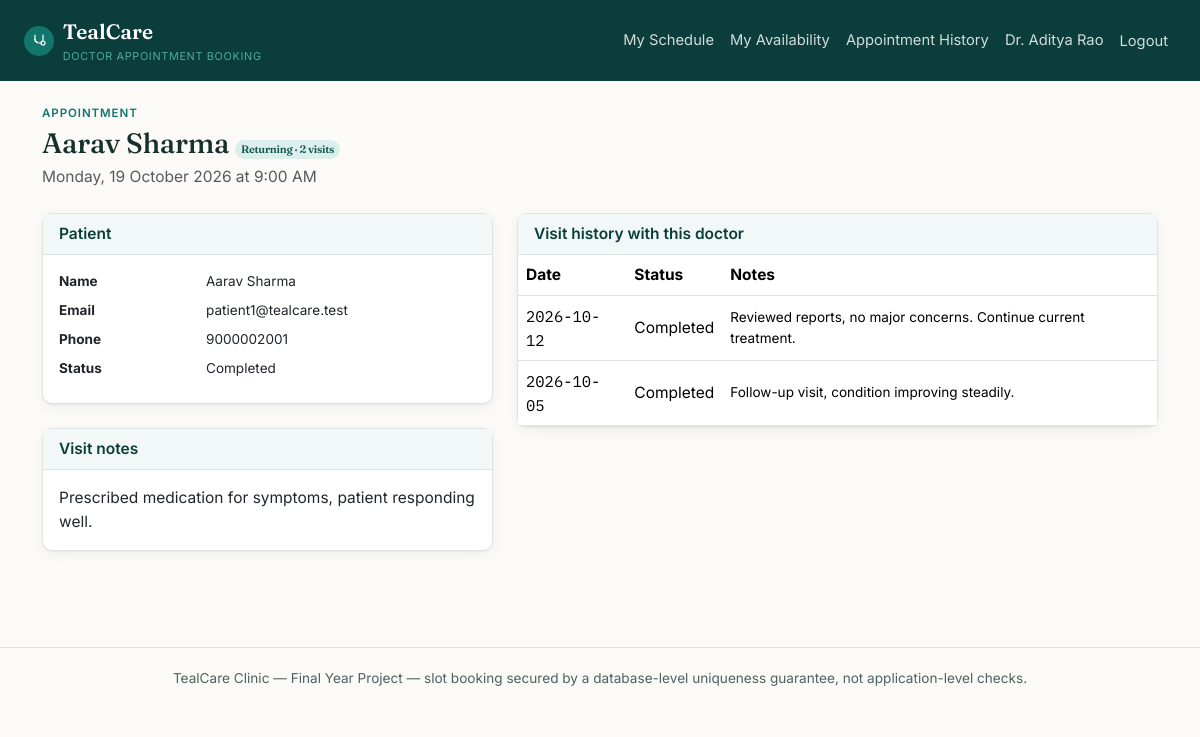
The page /doctor/appointments/3 (signed in) on the database its author committed.
### tables this page shows
CREATE TABLE users (
    id INT AUTO_INCREMENT PRIMARY KEY,
    role ENUM('admin','doctor','patient') NOT NULL,
    name VARCHAR(150) NOT NULL,
    email VARCHAR(190) NOT NULL UNIQUE,
    password_hash VARCHAR(255) NOT NULL,
    phone VARCHAR(20) NULL,
     
    staff_code VARCHAR(20) NULL UNIQUE,
     
     
    status ENUM('active','suspended') NOT NULL DEFAULT 'active',
    reset_token VARCHAR(64) NULL,
    reset_token_expires_at DATETIME NULL,
    created_at TIMESTAMP NOT NULL DEFAULT CURRENT_TIMESTAMP
);

CREATE TABLE appointments (
    id INT AUTO_INCREMENT PRIMARY KEY,
    patient_id INT NOT NULL,
    doctor_id INT NOT NULL,
     
     
    reservation_id INT NULL,
    appointment_date DATE NOT NULL,
    start_time TIME NOT NULL,
    end_time TIME NOT NULL,
    status ENUM('booked','completed','cancelled','no_show') NOT NULL DEFAULT 'booked',
    notes TEXT NULL,
    cancelled_by VARCHAR(20) NULL,
     
     
    is_stress_test TINYINT(1) NOT NULL DEFAULT 0,
    created_at TIMESTAMP NOT NULL DEFAULT CURRENT_TIMESTAMP,
    updated_at TIMESTAMP NOT NULL DEFAULT CURRENT_TIMESTAMP ON UPDATE CURRENT_TIMESTAMP,
    FOREIGN KEY (patient_id) REFERENCES users(id),
    FOREIGN KEY (doctor_id) REFERENCES doctors(id),
    FOREIGN KEY (reservation_id) REFERENCES slot_reservations(id) ON DELETE SET NULL,
    INDEX idx_doctor_date (doctor_id, appointment_date),
    INDEX idx_patient (patient_id)
);

### app/views/doctor/appointment_detail.php (the view, shortened to what the rows shown need)
<p class="eyebrow mb-1">Appointment</p>
<h1 class="h3 mb-1"><?= htmlspecialchars($appointment['patient_name'], ENT_QUOTES) ?>
    <?= $history['is_returning'] ? '<span class="badge-returning">Returning · ' . $history['visit_count'] . ' visits</span>' : '<span class="badge-new">New patient</span>' ?>
</h1>
<p class="text-muted mb-4"><?= date('l, j F Y', strtotime($appointment['appointment_date'])) ?> at <?= date('g:i A', strtotime($appointment['start_time'])) ?></p>
<div class="row g-4">
    <div class="col-lg-5">
        <div class="card card-tc mb-4">
            <div class="card-header">Patient</div>
            <div class="card-body">
                <dl class="row mb-0 small">
                    <dt class="col-4">Name</dt><dd class="col-8"><?= htmlspecialchars($appointment['patient_name'], ENT_QUOTES) ?></dd>
                    <dt class="col-4">Email</dt><dd class="col-8"><?= htmlspecialchars($appointment['patient_email'], ENT_QUOTES) ?></dd>
                    <dt class="col-4">Phone</dt><dd class="col-8"><?= htmlspecialchars($appointment['patient_phone'] ?? '—', ENT_QUOTES) ?></dd>
                    <dt class="col-4">Status</dt><dd class="col-8 text-capitalize"><?= htmlspecialchars(str_replace('_', ' ', $appointment['status']), ENT_QUOTES) ?></dd>
                </dl>
            </div>
        </div>
        <?php if ($appointment['status'] === 'booked'):
            $isFuture = $appointment['appointment_date'] > date('Y-m-d');
        ?>
        <div class="card card-tc mb-4">
            <div class="card-header">Actions</div>
            <div class="card-body d-flex flex-column gap-2">
                <?php if ($isFuture): ?>
                    <p class="text-muted small mb-1">This appointment is in the future — it can only be cancelled until the day it's scheduled.</p>
                <?php else: ?>
                    <form method="post" action="<?= Router::url('/doctor/appointments/' . $appointment['id'] . '/complete') ?>">
                        <?= Csrf::field() ?>
                        <label class="form-label small">Visit notes (optional)</label>
                        <textarea name="notes" class="form-control form-control-sm mb-2" rows="3" placeholder="e.g. Prescribed medication, advised follow-up..."></textarea>
                        <button class="btn btn-tc btn-sm w-100">Mark completed</button>
                    </form>
                    <form method="post" action="<?= Router::url('/doctor/appointments/' . $appointment['id'] . '/no-show') ?>" onsubmit="return confirm('Mark this patient as a no-show?');">
                        <?= Csrf::field() ?>
                        <button class="btn btn-outline-secondary btn-sm w-100">Mark no-show</button>
                    </form>
                <?php endif; ?>
                <form method="post" action="<?= Router::url('/doctor/appointments/' . $appointment['id'] . '/cancel') ?>" onsubmit="return confirm('Cancel this appointment? The slot will be freed immediately.');">
                    <?= Csrf::field() ?>
                    <button class="btn btn-outline-danger btn-sm w-100">Cancel appointment</button>
                </form>
            </div>
        </div>
        <?php elseif ($appointment['notes']): ?>
        <div class="card card-tc mb-4">
            <div class="card-header">Visit notes</div>
            <div class="card-body"><?= nl2br(htmlspecialchars($appointment['notes'], ENT_QUOTES)) ?></div>
        </div>
        <?php endif; ?>
    </div>
    <div class="col-lg-7">
        <div class="card card-tc">
            <div class="card-header">Visit history with this doctor</div>
            <div class="card-body p-0">
                <?php if (empty($pastVisits)): ?>
                    <p class="text-muted p-3 mb-0">No previous visits — this is a new patient.</p>
                <?php else: ?>
                    <table class="table mb-0 align-middle">
                        <thead><tr><th>Date</th><th>Status</th><th>Notes</th></tr></thead>
                        <tbody>
                        <?php foreach ($pastVisits as $v): ?>
                            <tr>
                                <td class="mono"><?= htmlspecialchars($v['appointment_date'], ENT_QUOTES) ?></td>
                                <td class="text-capitalize"><?= htmlspecialchars(str_replace('_', ' ', $v['status']), ENT_QUOTES) ?></td>
                                <td class="small"><?= $v['notes'] ? nl2br(htmlspecialchars($v['notes'], ENT_QUOTES)) : '<span class="text-muted">—</span>' ?></td>
                            </tr>
                        <?php endforeach; ?>
                        </tbody>
                    </table>
                <?php endif; ?>
            </div>
        </div>
    </div>
</div>

### core/Router.php (shortened to what the rows shown need)
<?php
class Router
{
    private array $routes = ['GET' => [], 'POST' => []];
    private static string $basePath = '';
    public static function setBasePath(string $path): void
    {
        self::$basePath = rtrim($path, '/');
    }
    public static function url(string $path = ''): string
    {
        return self::$basePath . $path;
    }
    public function get(string $pattern, array $handler): void
    {
        $this->routes['GET'][$pattern] = $handler;
    }
    public function post(string $pattern, array $handler): void
    {
        $this->routes['POST'][$pattern] = $handler;
    }
    public function dispatch(string $method, string $uri): void
    {
        $path = parse_url($uri, PHP_URL_PATH) ?? '/';
        $path = rtrim($path, '/');
        foreach ($this->routes[$method] ?? [] as $pattern => $handler) {
            $params = $this->match($pattern, $path);
            if ($params !== null) {
                [$controllerClass, $action] = $handler;
                $controller = new $controllerClass();
                call_user_func_array([$controller, $action], $params);
                return;
            }
        }
    }
    private function match(string $pattern, string $path): ?array
    {
        $regex = preg_replace('#\{[a-zA-Z_]+\}#', '([^/]+)', $pattern);
        $regex = rtrim($regex, '/');
        if ($regex === '') {
            $regex = '/';
        }
        if (!preg_match('#^' . $regex . '$#', $path, $matches)) {
            return null;
        }
        array_shift($matches);
        return $matches;
    }
}

### app/views/partials/header.php (shortened to what the rows shown need)
<?php
$currentUser = Auth::user();
?>
<!doctype html>
<html lang="en">
<head>
    <link href="https://cdn.jsdelivr.net/npm/bootstrap@5.3.3/dist/css/bootstrap.min.css" rel="stylesheet">
    <link href="<?= Router::url('/assets/css/style.css') ?>" rel="stylesheet">
</head>
<body>
<nav class="navbar navbar-expand-lg navbar-tc">
    <div class="container-fluid px-3 px-lg-4">
        <a class="navbar-brand" href="<?= Router::url($currentUser ? \App\Controllers\AuthController::roleHome($currentUser['role']) : '/login') ?>">
            <span class="brand-mark">
            </span>
            <span>TealCare<small>Doctor Appointment Booking</small></span>
        </a>
        <div class="collapse navbar-collapse" id="navMain">
            <ul class="navbar-nav ms-auto align-items-lg-center">
                <?php if ($currentUser && $currentUser['role'] === 'admin'): ?>
                    <li class="nav-item"><a class="nav-link" href="<?= Router::url('/admin/dashboard') ?>">Dashboard</a></li>
                    <li class="nav-item"><a class="nav-link" href="<?= Router::url('/admin/doctors') ?>">Doctors</a></li>
                    <li class="nav-item"><a class="nav-link" href="<?= Router::url('/admin/specializations') ?>">Specializations</a></li>
                    <li class="nav-item"><a class="nav-link" href="<?= Router::url('/admin/board') ?>">Today's Board</a></li>
                    <li class="nav-item"><a class="nav-link" href="<?= Router::url('/admin/appointments') ?>">Appointments</a></li>
                    <li class="nav-item"><a class="nav-link" href="<?= Router::url('/admin/patients') ?>">Patients</a></li>
                    <li class="nav-item"><a class="nav-link" href="<?= Router::url('/admin/stress-test') ?>">Stress Test</a></li>
                    <li class="nav-item"><a class="nav-link" href="<?= Router::url('/admin/audit-log') ?>">Audit &amp; Reports</a></li>
                <?php elseif ($currentUser && $currentUser['role'] === 'doctor'): ?>
                    <li class="nav-item"><a class="nav-link" href="<?= Router::url('/doctor/dashboard') ?>">My Schedule</a></li>
                    <li class="nav-item"><a class="nav-link" href="<?= Router::url('/doctor/availability') ?>">My Availability</a></li>
                    <li class="nav-item"><a class="nav-link" href="<?= Router::url('/doctor/appointments') ?>">Appointment History</a></li>
                <?php endif; ?>
                <?php if ($currentUser): ?>
                    <li class="nav-item"><a class="nav-link" href="<?= Router::url('/account') ?>"><?= htmlspecialchars($currentUser['name'], ENT_QUOTES) ?></a></li>
                    <li class="nav-item">
                        <form method="post" action="<?= Router::url('/logout') ?>" class="d-inline">
                            <button type="submit" class="btn btn-link nav-link" style="border:0;">Logout</button>
                        </form>
                    </li>
                <?php else: ?>
                    <li class="nav-item"><a class="nav-link" href="<?= Router::url('/login') ?>">Login</a></li>
                    <li class="nav-item"><a class="nav-link" href="<?= Router::url('/register') ?>">Register</a></li>
                <?php endif; ?>
            </ul>
        </div>
    </div>
</nav>
<div class="container py-4">

### rows shown on the page
users: name "Dr. Aditya Rao"
appointments: patient.name "Aarav Sharma", appointment_date "Monday, 19 October 2026", start_time "9:00 AM", patient.email "patient1@tealcare.test", patient.phone "9000002001", status "Completed", notes "Prescribed medication for symptoms, patient responding well."
appointments: appointment_date "2026-10-12", status "Completed", notes "Reviewed reports, no major concerns. Continue current treatment."
appointments: appointment_date "2026-10-05", status "Completed", notes "Follow-up visit, condition improving steadily."

### other values the page prints
$history['visit_count'] "2"
